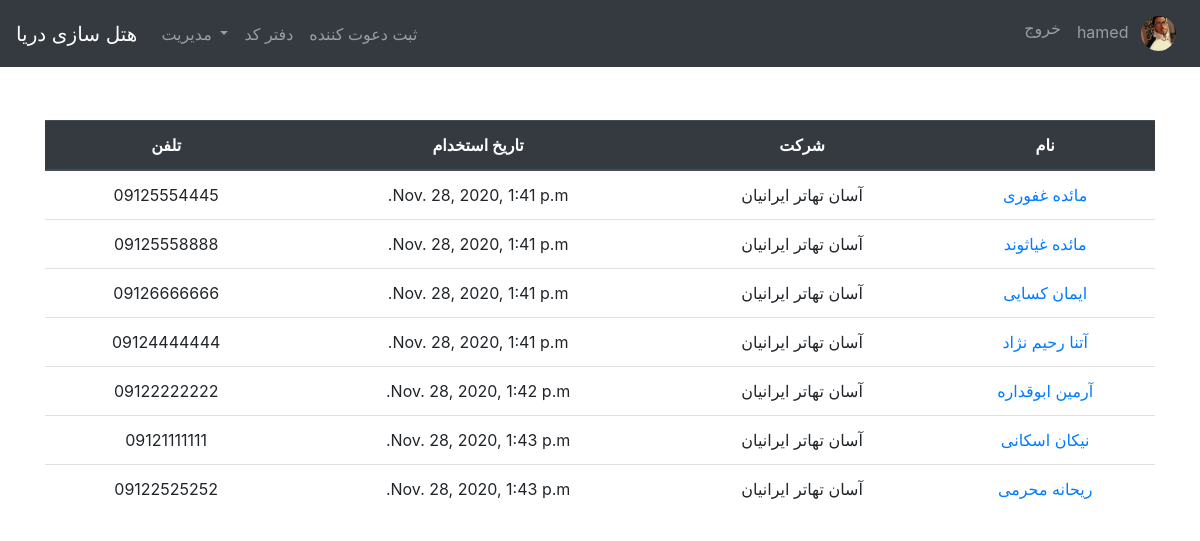
Page / (signed in) on the earlier database version.
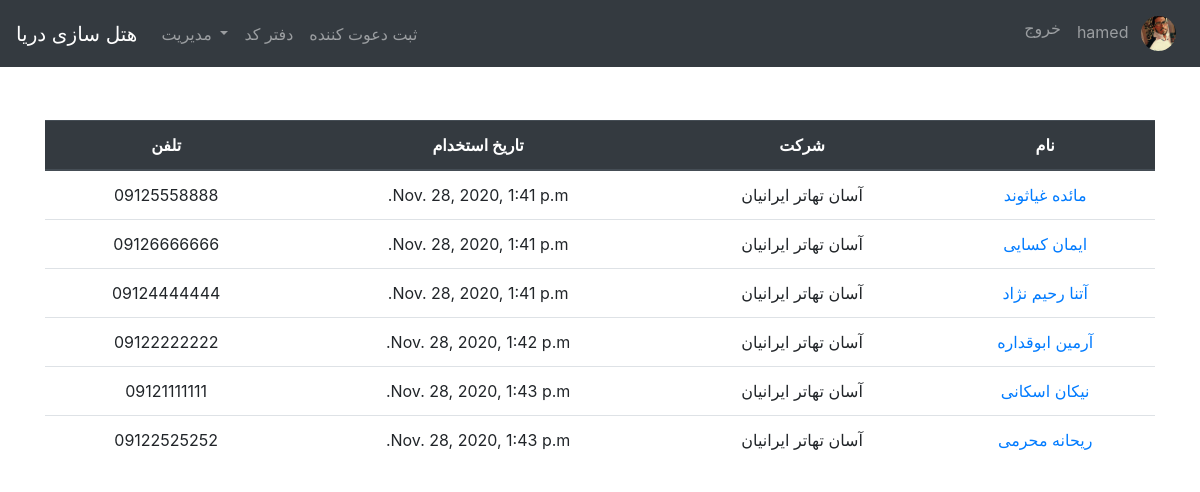
Same page on the later database version.
### inviters/models.py (models this page shows, shortened)
class Inviter(models.Model):
    first_name = models.CharField(max_length=100)
    last_name = models.CharField(max_length=100)
    date_of_hired = models.DateTimeField(default=timezone.now)
    date_of_fired = models.DateTimeField(null=True, blank=True)
    date_of_start_esurance = models.DateTimeField(null=True, blank=True)
    date_of_end_esurance = models.DateTimeField(null=True, blank=True)
    is_fired = models.BooleanField(default=False)
    phone_num = models.CharField(max_length=11, unique=True)
    company = models.ForeignKey(Company, on_delete=models.PROTECT)
    user = models.ForeignKey(User, on_delete=models.PROTECT)

class Company(models.Model):
    company_name = models.CharField(max_length=400, unique=True)
    def __str__(self):
        return self.company_name

### inviters/views.py (the view)
# urls.py: path('', InviterListView.as_view(), name="inviter_list"),
class InviterListView(LoginRequiredMixin, ListView):
    model = Inviter

### inviters/templates/inviters/inviter_list.html
{% extends 'base.html' %}
{% block content %}
    {% if object_list %}
        <table class="table" dir="rtl">
            <thead class="thead-dark">
            <tr>
                <th scope="col">
                    <center>نام</center>
                </th>
                <th scope="col">
                    <center>شرکت</center>
                </th>
                <th scope="col">
                    <center>تاریخ استخدام</center>
                </th>
                <th scope="col">
                    <center>تلفن</center>
                </th>
            </tr>
            </thead>
            <tbody>
            {% for detail in object_list %}
                <tr>
                    <td>
                        <a href="{% url 'inviter_detail' detail.id %}">
                            <center>{{ detail.first_name }} {{ detail.last_name }}</center>
                        </a>
                    </td>
                    <td>
                        <center>{{ detail.company }}</center>
                    </td>
                    <td>
                        <center>{{ detail.date_of_hired }}</center>
                    </td>
                    <td>
                        <center>{{ detail.phone_num }}</center>
                    </td>
                </tr>
            {% endfor %}
            </tbody>
        </table>
    {% else %}
        <p class="alert alert-secondary">دعوت کننده ای وجود ندارد</p>
    {% endif %}
    </div>
{% endblock %}

Differences in the rows shown:
removed Inviter: first_name "مائده", last_name "غفوری", company "آسان تهاتر ایرانیان", date_of_hired "Nov. 28, 2020, 1:41 p.m.", phone_num "09125554445"
